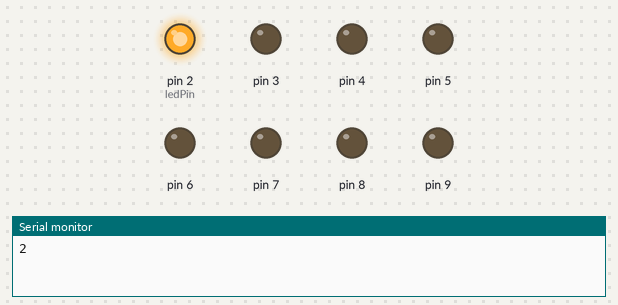
Bench run of a sketch on a simulated Arduino Uno, built with avr-gcc and run on an emulated ATmega328P. Parts: output pins drawn as LEDs (lit = HIGH), the last lines printed to the serial monitor.

Above: at 0.05 s.
At 0.45 s:
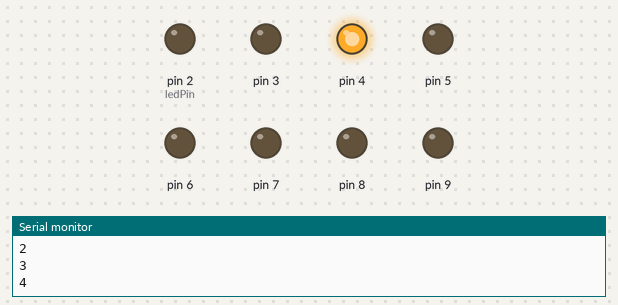
At 0.85 s:
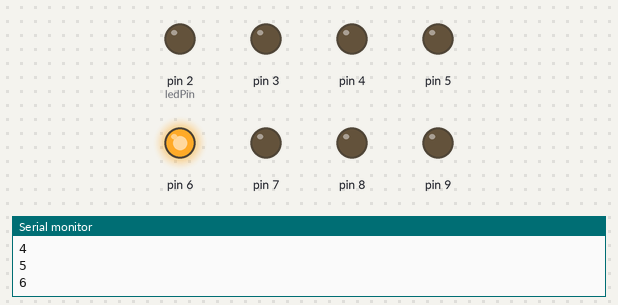
At 1.85 s:
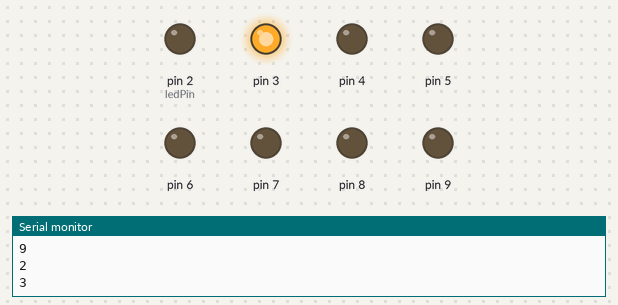
At 2.65 s:
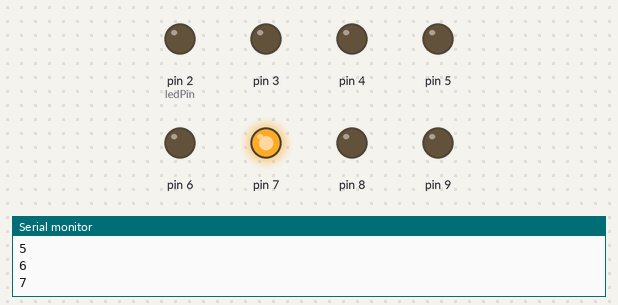
At 3.55 s:
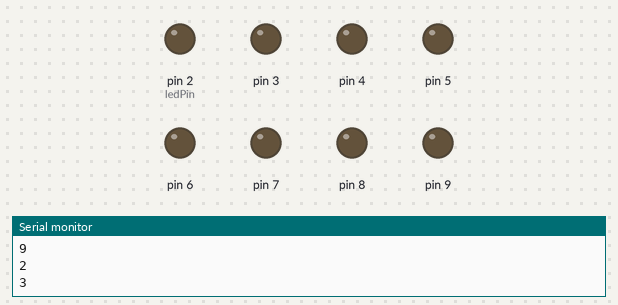
Timing chart, 0 to 3.9 s (numbered marks = the images above):
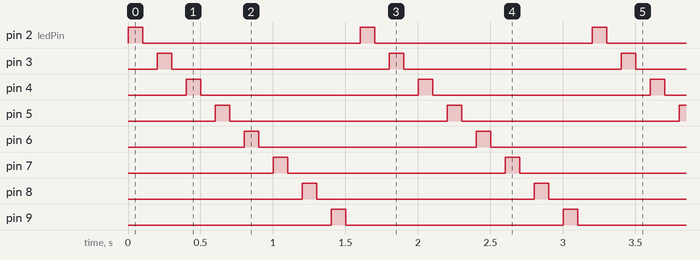

The sketch:

LedBlinkCondition.ino
```cpp
int ledPin = 2;

void setup() {
  // put your setup code here, to run once:

  // Baud Rate
  Serial.begin(9600);
  pinMode(2, OUTPUT);
  pinMode(3, OUTPUT);
  pinMode(4, OUTPUT);
  pinMode(5, OUTPUT);
  pinMode(6, OUTPUT);
  pinMode(7, OUTPUT);
  pinMode(8, OUTPUT);
  pinMode(9, OUTPUT);
}

void loop() {
  // put your main code here, to run repeatedly:
  Serial.println(ledPin);

  digitalWrite(ledPin, HIGH);
  delay(100);
  digitalWrite(ledPin, LOW);
  delay(100);

  ledPin++;

  if (ledPin > 9) {
    ledPin = 2;
  }
}
```

Measured:
- by itself, pin 2 (ledPin), pin 3–9: alternates HIGH for 0.10 s and LOW for 1.5 s
- by itself, everything shown: repeats every 1.6 s, in 16 steps
